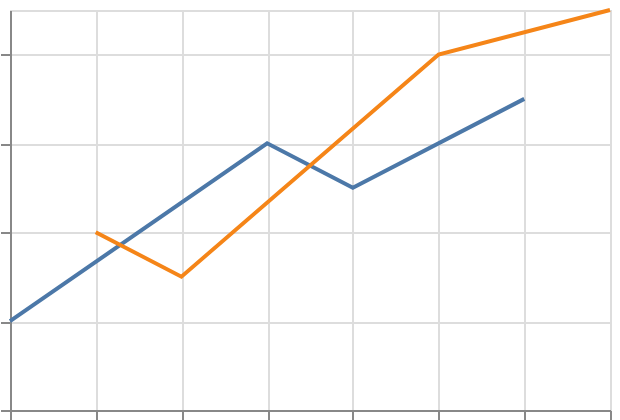

Here is the Vega-Lite specification saved for this chart:
### Vega-Lite specification from a JSON file in a GitHub repository (floating-point values rounded to 4 significant figures)
{"$schema": "https://vega.github.io/schema/vega-lite/v6.json", "padding": 5, "autosize": "none", "width": 300, "height": 200, "data": {"name": "table", "values": [{"c": "A", "g": "p", "x": 1, "y": 2, "v": 5, "t": "2024-01-15", "o": {"v": 3}, "IMDB Rating": 6.1, "d": "x1"}, {"c": "B", "g": "q", "x": 2, "y": 4, "v": 9, "t": "2024-02-20", "o": {"v": 7}, "IMDB Rating": 7.4, "d": "x2"}, {"c": "A", "g": "q", "x": 3, "y": 3, "v": 2, "t": "2024-03-05", "o": {"v": 1}, "IMDB Rating": 5.2, "d": "x1"}, {"c": "C", "g": "p", "x": 4, "y": 6, "v": 7, "t": "2024-05-30", "o": {"v": 4}, "IMDB Rating": 8.8, "d": "x3"}, {"c": "B", "g": "p", "x": 5, "y": 5, "v": 4, "t": "2024-07-11", "o": {"v": 9}, "IMDB Rating": 6.9, "d": "x2"}, {"c": "C", "g": "q", "x": 6, "y": 8, "v": 6, "t": "2024-09-02", "o": {"v": 2}, "IMDB Rating": 7.7, "d": "x3"}, {"c": "A", "g": "p", "x": 7, "y": 7, "v": 8, "t": "2024-11-25", "o": {"v": 5}, "IMDB Rating": 4.4, "d": "x1"}, {"c": "B", "g": "q", "x": 8, "y": 9, "v": 3, "t": "2024-12-31", "o": {"v": 8}, "IMDB Rating": 9.1, "d": "x2"}]}, "transform": [{"loess": "y", "on": "x", "groupby": ["g"], "bandwidth": 0.8}], "mark": "line", "encoding": {"x": {"field": "x", "type": "quantitative"}, "y": {"field": "y", "type": "quantitative"}, "color": {"field": "g", "type": "nominal"}}}
